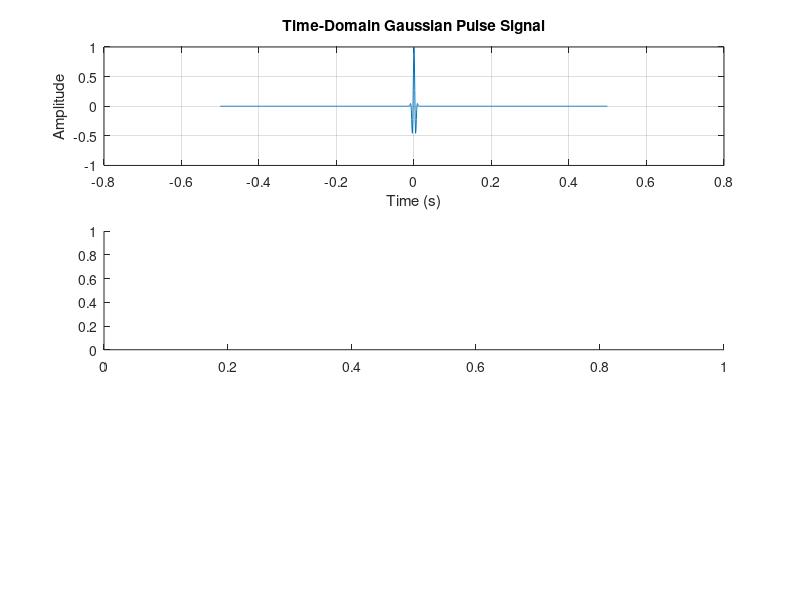

The MATLAB source for this figure: (Note: this script raises an error after producing the figure.)
% Parameters
Fs = 1000;          % Sampling frequency (Hz)
T = 1;              % Duration (seconds)
t = -T/2:1/Fs:T/2-1/Fs;  % Time vector centered at 0
f0 = 100;           % Reference frequency for scaling (Hz)

% Generate Gaussian pulse signal using gauspuls function
x = gauspuls(t, f0, 1); % Gaussian pulse with center frequency f0 and bandwidth 1

% Create single figure with subplots
figure;

% Subplot 1: Time-domain signal (Gaussian Pulse)
subplot(3, 1, 1);
plot(t, x);
title('Time-Domain Gaussian Pulse Signal');
xlabel('Time (s)');
ylabel('Amplitude');
grid on;

% Subplot 2: Spectrogram (Gaussian Pulse)
subplot(3, 1, 2);
spectrogram(x, 256, 240, 256, Fs, 'xaxis');
title('Spectrogram of Gaussian Pulse Signal');
colormap('jet');
colorbar;

% Subplot 3: Shifted FFT (Gaussian Pulse)
N = length(x);
X = fft(x);
X_shifted = fftshift(X);
freq = (-N/2:N/2-1)*(Fs/N);
subplot(3, 1, 3);
plot(freq, abs(X_shifted));
title('Shifted FFT of Gaussian Pulse Signal');
xlabel('Frequency (Hz)');
ylabel('Magnitude');
grid on;
xlim([-500, 500]); % Zoom for clarity

% Adjust layout for better spacing
sgtitle('Gaussian Pulse Signal Analysis');
set(gcf, 'Position', [100, 100, 800, 800]); % Adjust figure size

% Save figure
saveas(gcf, 'imgs/signal_gauspuls.png');